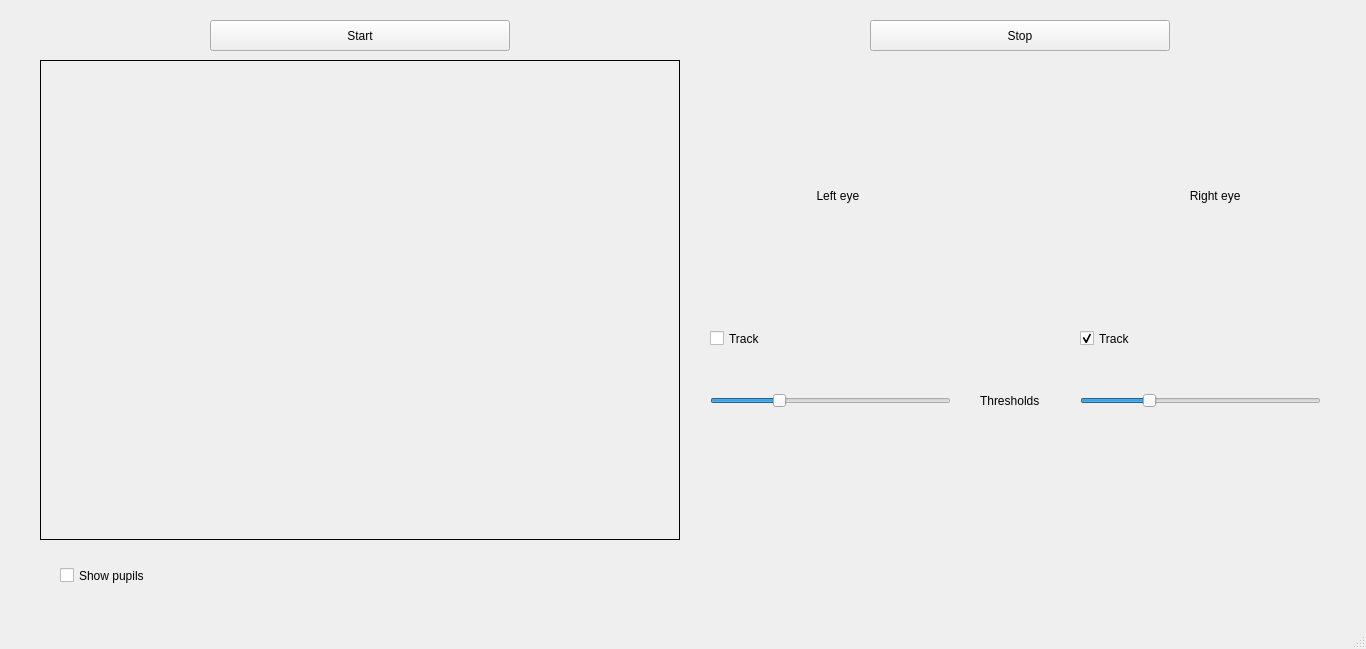
<?xml version="1.0" encoding="UTF-8"?>
<ui version="4.0">
 <class>MainWindow</class>
 <widget class="QMainWindow" name="MainWindow">
  <property name="geometry">
   <rect>
    <x>0</x>
    <y>0</y>
    <width>1366</width>
    <height>649</height>
   </rect>
  </property>
  <property name="windowTitle">
   <string>MainWindow</string>
  </property>
  <property name="styleSheet">
   <string notr="true"/>
  </property>
  <widget class="QWidget" name="centralwidget">
   <widget class="QCheckBox" name="pupilsCheckbox">
    <property name="geometry">
     <rect>
      <x>60</x>
      <y>550</y>
      <width>121</width>
      <height>51</height>
     </rect>
    </property>
    <property name="text">
     <string>Show pupils</string>
    </property>
   </widget>
   <widget class="QLabel" name="rightEyeBox">
    <property name="enabled">
     <bool>true</bool>
    </property>
    <property name="geometry">
     <rect>
      <x>1080</x>
      <y>70</y>
      <width>241</width>
      <height>251</height>
     </rect>
    </property>
    <property name="text">
     <string>                                 Right eye</string>
    </property>
    <property name="textFormat">
     <enum>Qt::AutoText</enum>
    </property>
    <property name="scaledContents">
     <bool>false</bool>
    </property>
   </widget>
   <widget class="QLabel" name="baseImage">
    <property name="geometry">
     <rect>
      <x>40</x>
      <y>60</y>
      <width>640</width>
      <height>480</height>
     </rect>
    </property>
    <property name="frameShape">
     <enum>QFrame::Box</enum>
    </property>
    <property name="text">
     <string/>
    </property>
   </widget>
   <widget class="QLabel" name="leftEyeBox">
    <property name="enabled">
     <bool>true</bool>
    </property>
    <property name="geometry">
     <rect>
      <x>710</x>
      <y>70</y>
      <width>241</width>
      <height>251</height>
     </rect>
    </property>
    <property name="text">
     <string>                                Left eye</string>
    </property>
   </widget>
   <widget class="QPushButton" name="stopButton">
    <property name="geometry">
     <rect>
      <x>870</x>
      <y>20</y>
      <width>300</width>
      <height>31</height>
     </rect>
    </property>
    <property name="text">
     <string>Stop</string>
    </property>
   </widget>
   <widget class="QPushButton" name="startButton">
    <property name="geometry">
     <rect>
      <x>210</x>
      <y>20</y>
      <width>300</width>
      <height>31</height>
     </rect>
    </property>
    <property name="text">
     <string>Start</string>
    </property>
   </widget>
   <widget class="QCheckBox" name="leftEyeCheckbox">
    <property name="geometry">
     <rect>
      <x>710</x>
      <y>330</y>
      <width>70</width>
      <height>17</height>
     </rect>
    </property>
    <property name="text">
     <string>Track</string>
    </property>
   </widget>
   <widget class="QCheckBox" name="rightEyeCheckbox">
    <property name="geometry">
     <rect>
      <x>1080</x>
      <y>330</y>
      <width>70</width>
      <height>17</height>
     </rect>
    </property>
    <property name="text">
     <string>Track</string>
    </property>
    <property name="checked">
     <bool>true</bool>
    </property>
   </widget>
   <widget class="QSlider" name="leftEyeThreshold">
    <property name="geometry">
     <rect>
      <x>710</x>
      <y>390</y>
      <width>241</width>
      <height>22</height>
     </rect>
    </property>
    <property name="maximum">
     <number>255</number>
    </property>
    <property name="value">
     <number>70</number>
    </property>
    <property name="orientation">
     <enum>Qt::Horizontal</enum>
    </property>
   </widget>
   <widget class="QLabel" name="thresholdsLabel">
    <property name="geometry">
     <rect>
      <x>980</x>
      <y>390</y>
      <width>61</width>
      <height>21</height>
     </rect>
    </property>
    <property name="text">
     <string>Thresholds</string>
    </property>
   </widget>
   <widget class="QSlider" name="rightEyeThreshold">
    <property name="geometry">
     <rect>
      <x>1080</x>
      <y>390</y>
      <width>241</width>
      <height>22</height>
     </rect>
    </property>
    <property name="maximum">
     <number>255</number>
    </property>
    <property name="value">
     <number>70</number>
    </property>
    <property name="orientation">
     <enum>Qt::Horizontal</enum>
    </property>
   </widget>
  </widget>
  <widget class="QMenuBar" name="menubar">
   <property name="geometry">
    <rect>
     <x>0</x>
     <y>0</y>
     <width>1366</width>
     <height>21</height>
    </rect>
   </property>
  </widget>
  <widget class="QStatusBar" name="statusbar"/>
 </widget>
 <resources/>
 <connections/>
</ui>
